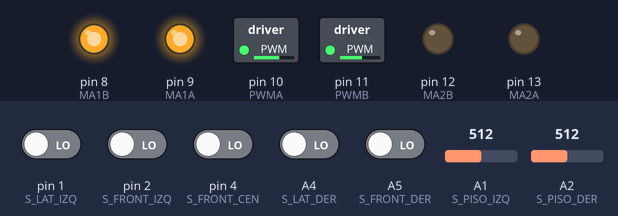
This program was run on a simulated Arduino Leonardo, built with avr-gcc and run on an emulated ATmega32U4. Shown: switched loads named in the program (green lamp = pin HIGH), output pins drawn as LEDs (lit = HIGH). Dashed ring = blinking. Inputs (shaded band) come from the test bench; at power-on: A4 (S_LAT_DER), A5 (S_FRONT_DER), pin 1 (S_LAT_IZQ), pin 2 (S_FRONT_IZQ), pin 4 (S_FRONT_CEN) LOW, A1 (S_PISO_IZQ) = 512, A2 (S_PISO_DER) = 512.

Above: at 6.2 s.
6.3 s: A1 (S_PISO_IZQ) set to 52
7.8 s: A1 (S_PISO_IZQ) set to 44
At 8.12 s:
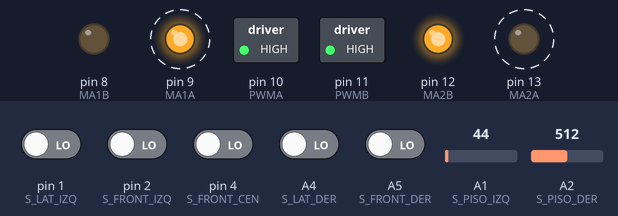
10.8 s: A1 (S_PISO_IZQ) set to 60
At 11.7 s:
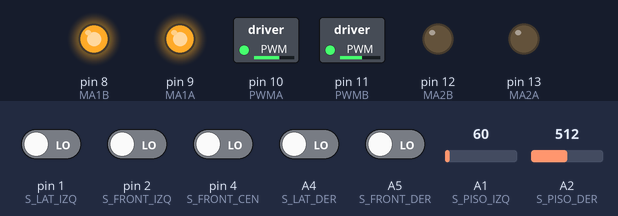
12.3 s: A2 (S_PISO_DER) set to 52
13.8 s: A2 (S_PISO_DER) set to 45
At 14.12 s:
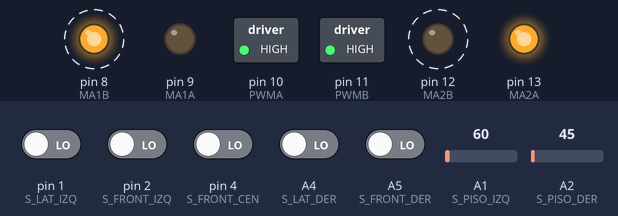
16.8 s: A2 (S_PISO_DER) set to 122
At 17.5 s:
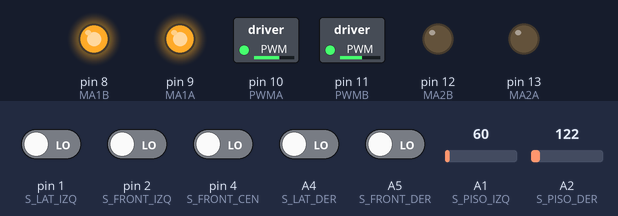
Timing chart, 0 to 19.3 s (numbered marks = the images above; inputs shaded):
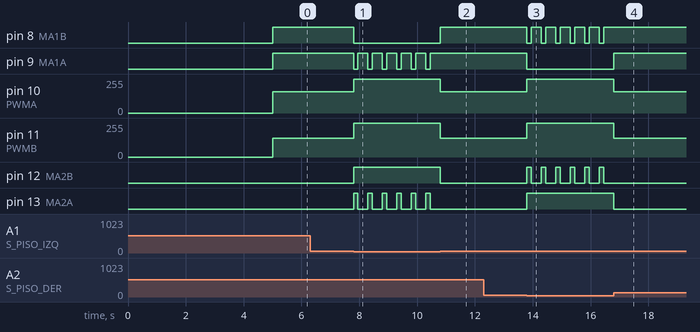

Measured:
- the behaviour switches between 50 and 49 on A1 (S_PISO_IZQ) (found by bisection; images 0 and 1)
- the behaviour switches between 50 and 49 on A2 (S_PISO_DER) (found by bisection; images 2 and 3)
- after the input at 6.3 s, every drawn part: stays the same
- after the input at 7.8 s, pin 8 (MA1B): HIGH → LOW at once; pin 9 (MA1A): alternates HIGH for 0.35 s and LOW for 0.15 s, starting at once; pin 10 (PWMA): 160/255 → 255/255 at once; pin 11 (PWMB): 140/255 → 255/255 at once; pin 12 (MA2B): LOW → HIGH at once
- after the input at 10.8 s, pin 8 (MA1B): LOW → HIGH at once; pin 9 (MA1A): stops changing and stays HIGH; pin 10 (PWMA): 255/255 → 160/255 at once; pin 11 (PWMB): 255/255 → 140/255 at once; pin 12 (MA2B): HIGH → LOW at once
- after the input at 12.3 s, every drawn part: stays the same
- after the input at 13.8 s, pin 8 (MA1B): alternates HIGH for 0.35 s and LOW for 0.15 s, starting at once; pin 9 (MA1A): HIGH → LOW at once; pin 10 (PWMA): 160/255 → 255/255 at once; pin 11 (PWMB): 140/255 → 255/255 at once; pin 12 (MA2B): alternates HIGH for 0.15 s and LOW for 0.35 s, starting at once
- after the input at 16.8 s, pin 8 (MA1B): stops changing and stays HIGH; pin 9 (MA1A): LOW → HIGH at once; pin 10 (PWMA): 255/255 → 160/255 at once; pin 11 (PWMB): 255/255 → 140/255 at once; pin 12 (MA2B): stops changing and stays LOW

The program:

main.cpp
```cpp
#include <Arduino.h>
#include "Motor.H"
#include "Estados.H"
#include "ConfiguracionHardware.H"
#include "Percepcion.H"
#include "EstrategiaCombate.H"
#include "ControlMovimiento.H"

Motor motor;
Percepcion percepcion;
EstrategiaCombate estrategia;
ControlMovimiento controlMovimiento;
Estado estado(percepcion, estrategia, controlMovimiento);
ConfiguracionHardware hardware;

void setup() {
  hardware.inicializarPines();
  estado.setMotor(&motor);

  // Tiempo reglamentario de inicio
  delay(5000);
}

void loop() {
  estado.actualizarEstado();
}
```

ControlMovimiento.H
```cpp
#ifndef CONTROL_MOVIMIENTO_H
#define CONTROL_MOVIMIENTO_H

#include "IControlMovimiento.H"

class ControlMovimiento: public IControlMovimiento {
public:
    void ejecutar(const DecisionMovimiento& decision, IMotor& motor) const override;
};

#endif
```

DecisionMovimiento.H
```cpp
#ifndef DECISION_MOVIMIENTO_H
#define DECISION_MOVIMIENTO_H

enum class TipoAccion {
    EvadirBordeIzq,
    EvadirBordeDer,
    EvadirBordeAmbos,
    AtaqueFrontal,
    CorregirIzq,
    CorregirDer,
    DefensaIzq,
    DefensaDer,
    Busqueda
};

struct DecisionMovimiento {
    TipoAccion tipo;
};

#endif
```

Estados.H
```cpp
#ifndef EsTADOS_H
#define EsTADOS_H
#include "IMaquinaDeEstados.H"
#include "IMotor.H"
#include "IPercepcion.H"
#include "IEstrategiaCombate.H"
#include "IControlMovimiento.H"

class Estado: public IMaquinaDeEstados {
    IMotor* motor;
    IPercepcion& percepcion;
    IEstrategiaCombate& estrategia;
    IControlMovimiento& controlMovimiento;
public:
    Estado(IPercepcion& percepcion, IEstrategiaCombate& estrategia, IControlMovimiento& controlMovimiento);
    void actualizarEstado() override;
    void setMotor(IMotor* motor) override;
};

#endif
```

EstrategiaCombate.H
```cpp
#ifndef ESTRATEGIA_COMBATE_H
#define ESTRATEGIA_COMBATE_H

#include "LecturasSensores.H"
#include "DecisionMovimiento.H"
#include "IEstrategiaCombate.H"

class EstrategiaCombate: public IEstrategiaCombate {
public:
    DecisionMovimiento decidir(const LecturasSensores& lecturas) const override;
};

#endif
```

IControlMovimiento.H
```cpp
#ifndef ICONTROL_MOVIMIENTO_H
#define ICONTROL_MOVIMIENTO_H

#include "IMotor.H"
#include "DecisionMovimiento.H"

class IControlMovimiento {
public:
    virtual ~IControlMovimiento() {}
    virtual void ejecutar(const DecisionMovimiento& decision, IMotor& motor) const = 0;
};

#endif
```

IEstrategiaCombate.H
```cpp
#ifndef IESTRATEGIA_COMBATE_H
#define IESTRATEGIA_COMBATE_H

#include "LecturasSensores.H"
#include "DecisionMovimiento.H"

class IEstrategiaCombate {
public:
    virtual ~IEstrategiaCombate() {}
    virtual DecisionMovimiento decidir(const LecturasSensores& lecturas) const = 0;
};

#endif
```

IMaquinaDeEstados.H
```cpp
#ifndef IMaquinaDeEstados_H
#define IMaquinaDeEstados_H
#include "IMotor.H"
class IMaquinaDeEstados {
public:
    virtual void actualizarEstado() = 0;
    virtual void setMotor(IMotor* motor) = 0;
};
#endif
```

IMotor.H
```cpp
#ifndef IMOTOR_H
#define IMOTOR_H

class IMotor {
public:
    virtual void avanzar(int velocidad) = 0;
    virtual void retroceder(int velocidad) = 0;
    virtual void detener() = 0;
    virtual void girar(int velocidad) = 0;
    virtual void curva(int velocidad) = 0;
    virtual void mover(int velIzq, int velDer) = 0;

};

#endif
```

IPercepcion.H
```cpp
#ifndef IPERCEPCION_H
#define IPERCEPCION_H

#include "LecturasSensores.H"

class IPercepcion {
public:
    virtual ~IPercepcion() {}
    virtual LecturasSensores leer() const = 0;
};

#endif
```

LecturasSensores.H
```cpp
#ifndef LECTURAS_SENSORES_H
#define LECTURAS_SENSORES_H

struct LecturasSensores {
    bool lineaIzq;
    bool lineaDer;
    bool latIzq;
    bool c45Izq;
    bool frontal;
    bool c45Der;
    bool latDer;
};

#endif
```

Motor.H
```cpp
#ifndef MOTOR_H
#define MOTOR_H

#include "Pines.H"
#include "IMotor.H"

class Motor: public IMotor {
public:
    void avanzar(int velocidad) override;
    void retroceder(int velocidad) override;
    void detener() override;
    void girar(int velocidad) override;
    void curva(int velocidad) override;
    void mover(int velIzq, int velDer) override;
};

#endif
```

Percepcion.H
```cpp
#ifndef PERCEPCION_H
#define PERCEPCION_H

#include "LecturasSensores.H"
#include "IPercepcion.H"

class Percepcion: public IPercepcion {
public:
    LecturasSensores leer() const override;

private:
    static bool lecturaDigitalMayoritaria(int pin);
    static bool aplicarRetencion(bool detectado, uint8_t& ciclosRetencion);

    mutable uint8_t retLatIzq = 0;
    mutable uint8_t retC45Izq = 0;
    mutable uint8_t retFrontal = 0;
    mutable uint8_t retC45Der = 0;
    mutable uint8_t retLatDer = 0;
};

#endif
```

Pines.H
```cpp
#ifndef PINES_H
#define PINES_H

#define S_PISO_IZQ   A1
#define S_PISO_DER   A2
#define BLANCO 50


#define S_FRONT_IZQ  2
#define S_FRONT_CEN  4
#define S_FRONT_DER  A5
#define S_LAT_IZQ    1
#define S_LAT_DER    A4


#define PWMA 10
#define MA1A 9
#define MA2A 13
#define PWMB 11
#define MA1B 8
#define MA2B 12


#define VelocidadMaxima 255
#define VelocidadMinima 50
#define VelocidadCurva 150
#define VelocidadGiro 200
#define VelocidadRetroceso 255
#define VelocidadAvance 160
#define VelocidadBusquedaDer 140
#define VelocidadPivoteLateral 90


#endif
```

ControlMovimiento.cpp
```cpp
#include <Arduino.h>
#include "ControlMovimiento.H"
#include "Pines.H"

void ControlMovimiento::ejecutar(const DecisionMovimiento& decision, IMotor& motor) const {
    switch (decision.tipo) {
    case TipoAccion::EvadirBordeIzq:
        motor.mover(-VelocidadRetroceso, -VelocidadRetroceso);
        delay(150);
        motor.mover(VelocidadMaxima, -VelocidadMaxima);
        delay(350);
        break;
    case TipoAccion::EvadirBordeDer:
        motor.mover(-VelocidadRetroceso, -VelocidadRetroceso);
        delay(150);
        motor.mover(-VelocidadMaxima, VelocidadMaxima);
        delay(350);
        break;
    case TipoAccion::EvadirBordeAmbos:
        motor.mover(-VelocidadRetroceso, -VelocidadRetroceso);
        delay(150);
        motor.mover(VelocidadMaxima, -VelocidadMaxima);
        delay(350);
        break;
    case TipoAccion::AtaqueFrontal:
        motor.mover(VelocidadMaxima, VelocidadMaxima);
        break;
    case TipoAccion::CorregirIzq:
        motor.mover(VelocidadCurva, VelocidadMaxima);
        break;
    case TipoAccion::CorregirDer:
        motor.mover(VelocidadMaxima, VelocidadCurva);
        break;
    case TipoAccion::DefensaIzq:
        motor.mover(-VelocidadPivoteLateral, VelocidadMaxima);
        break;
    case TipoAccion::DefensaDer:
        motor.mover(VelocidadMaxima, -VelocidadPivoteLateral);
        break;
    case TipoAccion::Busqueda:
    default:
        motor.mover(VelocidadAvance, VelocidadBusquedaDer);
        break;
    }
}
```

Estados.cpp
```cpp
#include <Arduino.h>
#include "Estados.H"

Estado::Estado(IPercepcion& percepcionRef, IEstrategiaCombate& estrategiaRef, IControlMovimiento& controlRef)
    : motor(nullptr),
            percepcion(percepcionRef), estrategia(estrategiaRef), controlMovimiento(controlRef) {}

void Estado::setMotor(IMotor* nuevoMotor) {
    motor = nuevoMotor;
}

void Estado::actualizarEstado() {
    if (motor == nullptr) {
        return;
    }

    LecturasSensores lecturas = percepcion.leer();
    DecisionMovimiento decision = estrategia.decidir(lecturas);
    controlMovimiento.ejecutar(decision, *motor);
}
```

EstrategiaCombate.cpp
```cpp
#include "EstrategiaCombate.H"

DecisionMovimiento EstrategiaCombate::decidir(const LecturasSensores& lecturas) const {
    if (lecturas.lineaIzq || lecturas.lineaDer) {
        if (lecturas.lineaIzq && !lecturas.lineaDer) {
            return {TipoAccion::EvadirBordeIzq};
        }
        if (lecturas.lineaDer && !lecturas.lineaIzq) {
            return {TipoAccion::EvadirBordeDer};
        }
        return {TipoAccion::EvadirBordeAmbos};
    }

    if (lecturas.frontal) {
        return {TipoAccion::AtaqueFrontal};
    }

    if (lecturas.c45Izq) {
        return {TipoAccion::CorregirIzq};
    }

    if (lecturas.c45Der) {
        return {TipoAccion::CorregirDer};
    }

    if (lecturas.latIzq) {
        return {TipoAccion::DefensaIzq};
    }

    if (lecturas.latDer) {
        return {TipoAccion::DefensaDer};
    }

    return {TipoAccion::Busqueda};
}
```

Motor.cpp
```cpp
#include <Arduino.h>
#include "Motor.H"

void Motor::mover(int velIzq, int velDer) {
	// Control motor izquierdo (A)
	if (velIzq >= 0) {
		digitalWrite(MA1A, HIGH);
		digitalWrite(MA2A, LOW);
		analogWrite(PWMA, velIzq);
	} else {
		digitalWrite(MA1A, LOW);
		digitalWrite(MA2A, HIGH);
		analogWrite(PWMA, abs(velIzq));
	}

	// Control motor derecho (B)
	if (velDer >= 0) {
		digitalWrite(MA1B, HIGH);
		digitalWrite(MA2B, LOW);
		analogWrite(PWMB, velDer);
	} else {
		digitalWrite(MA1B, LOW);
		digitalWrite(MA2B, HIGH);
		analogWrite(PWMB, abs(velDer));
	}
}

void Motor::avanzar(int velocidad) {
	mover(velocidad, velocidad);
}

void Motor::retroceder(int velocidad) {
	mover(-velocidad, -velocidad);
}

void Motor::detener() {
	mover(0, 0);
}

void Motor::girar(int velocidad) {
	mover(velocidad, -velocidad);
}

void Motor::curva(int velocidad) {
	mover(velocidad / 2, velocidad);
}
```

Percepcion.cpp
```cpp
#include <Arduino.h>
#include "Percepcion.H"
#include "Pines.H"

namespace {
constexpr uint8_t CICLOS_RETENCION_ENEMIGO = 2;
}

bool Percepcion::lecturaDigitalMayoritaria(int pin) {
    uint8_t activos = 0;
    activos += (digitalRead(pin) == HIGH) ? 1 : 0;
    activos += (digitalRead(pin) == HIGH) ? 1 : 0;
    activos += (digitalRead(pin) == HIGH) ? 1 : 0;
    return activos >= 2;
}

bool Percepcion::aplicarRetencion(bool detectado, uint8_t& ciclosRetencion) {
    if (detectado) {
        ciclosRetencion = CICLOS_RETENCION_ENEMIGO;
        return true;
    }

    if (ciclosRetencion > 0) {
        --ciclosRetencion;
        return true;
    }

    return false;
}

LecturasSensores Percepcion::leer() const {
    LecturasSensores lecturas;
    lecturas.lineaIzq = (analogRead(S_PISO_IZQ) < BLANCO);
    lecturas.lineaDer = (analogRead(S_PISO_DER) < BLANCO);
    lecturas.latIzq = aplicarRetencion(lecturaDigitalMayoritaria(S_LAT_IZQ), retLatIzq);
    lecturas.c45Izq = aplicarRetencion(lecturaDigitalMayoritaria(S_FRONT_IZQ), retC45Izq);
    lecturas.frontal = aplicarRetencion(lecturaDigitalMayoritaria(S_FRONT_CEN), retFrontal);
    lecturas.c45Der = aplicarRetencion(lecturaDigitalMayoritaria(S_FRONT_DER), retC45Der);
    lecturas.latDer = aplicarRetencion(lecturaDigitalMayoritaria(S_LAT_DER), retLatDer);
    return lecturas;
}
```

ConfiguracionHardware.H
```cpp
#ifndef CONFIGURACION_HARDWARE_H
#define CONFIGURACION_HARDWARE_H

#include "IConfiguracionHardware.H"

class ConfiguracionHardware: public IConfiguracionHardware {
public:
    void inicializarPines() const override;
};

#endif
```

IConfiguracionHardware.H
```cpp
#ifndef ICONFIGURACION_HARDWARE_H
#define ICONFIGURACION_HARDWARE_H

class IConfiguracionHardware {
public:
    virtual ~IConfiguracionHardware() {}
    virtual void inicializarPines() const = 0;
};

#endif
```

ConfiguracionHardware.cpp
```cpp
#include <Arduino.h>
#include "ConfiguracionHardware.H"
#include "Pines.H"

void ConfiguracionHardware::inicializarPines() const {
    pinMode(S_FRONT_IZQ, INPUT);
    pinMode(S_FRONT_CEN, INPUT);
    pinMode(S_FRONT_DER, INPUT);
    pinMode(S_LAT_IZQ, INPUT);
    pinMode(S_LAT_DER, INPUT);

    pinMode(PWMA, OUTPUT);
    pinMode(MA1A, OUTPUT);
    pinMode(MA2A, OUTPUT);
    pinMode(PWMB, OUTPUT);
    pinMode(MA1B, OUTPUT);
    pinMode(MA2B, OUTPUT);
}
```
